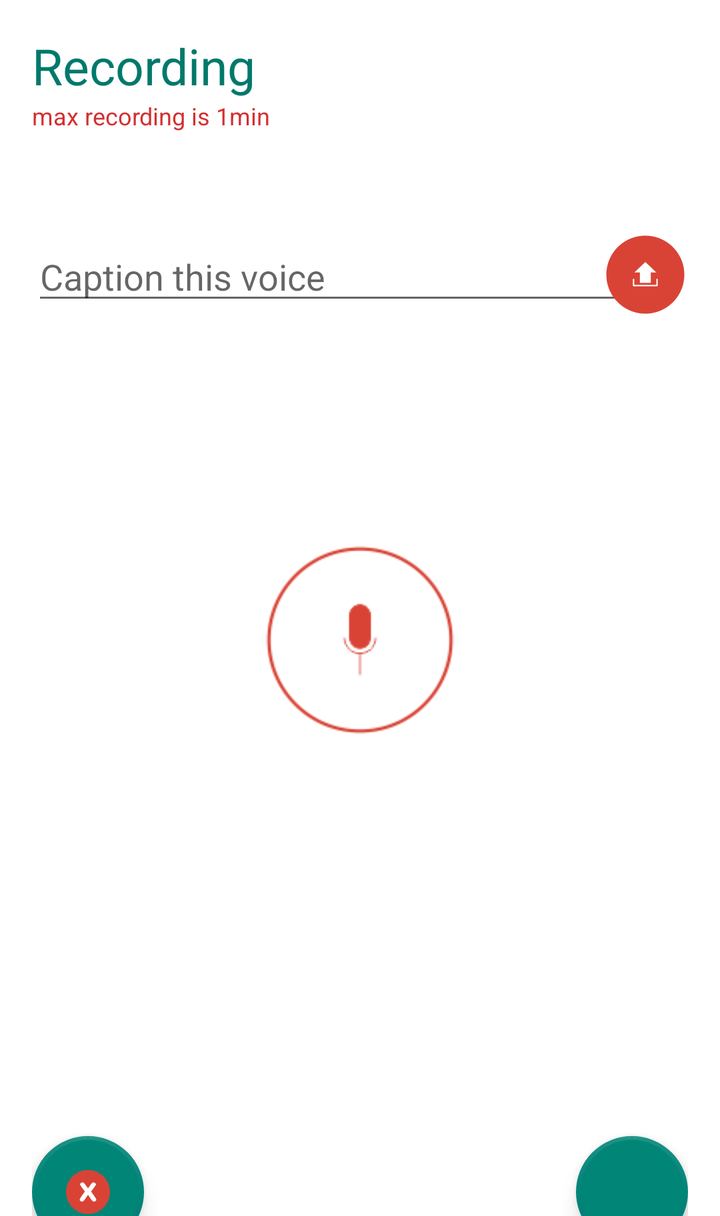
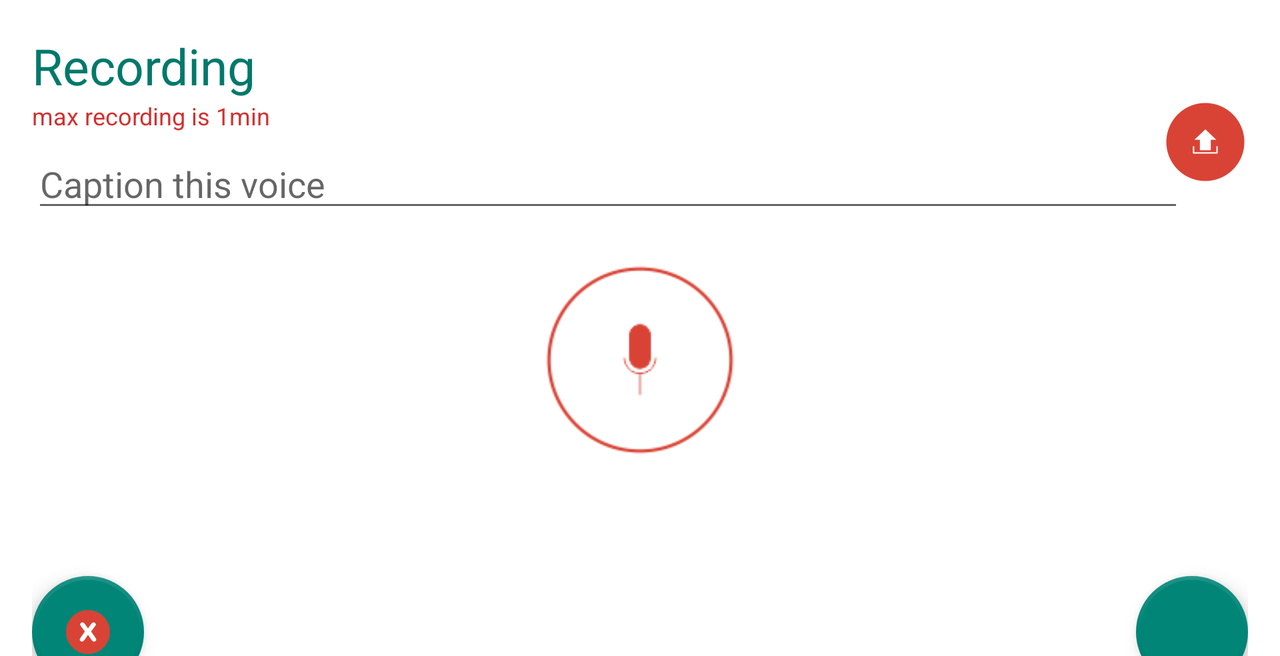

Compare how this app lays out the same screen by default and in its alternative resource folder. The renders come first, then the two layout files and the values they reference.
<!-- AndroidManifest.xml: activity theme Theme.AppCompat.Light.Dialog -->
<!-- res/layout/activity_recording.xml -->
<RelativeLayout xmlns:android="http://schemas.android.com/apk/res/android"
    xmlns:tools="http://schemas.android.com/tools"
    xmlns:app="http://schemas.android.com/apk/res-auto"
    android:layout_width="match_parent"
    android:layout_height="wrap_content"
    tools:context="net.beepinc.vip.activity.RecordingActivity"
    android:background="@android:color/transparent">

    <Button
        android:id="@+id/btn_speak"
        android:layout_width="100dp"
        android:layout_height="100dp"
        android:layout_centerVertical="true"
        android:layout_centerHorizontal="true"
        android:background="@drawable/btn_record"/>
    <EditText
        android:id="@+id/caption"
        android:layout_width="match_parent"
        android:layout_height="wrap_content"
        android:hint="Caption this voice"
        android:layout_marginRight="32dp"
        android:layout_below="@+id/btn_speak"/>

    <ImageView
        android:id="@+id/clip"
        android:layout_width="wrap_content"
        android:layout_height="wrap_content"
        android:src="@drawable/upload"
        android:layout_alignParentRight="true"
        android:layout_alignRight="@+id/caption"
        android:layout_below="@+id/btn_speak"/>

    <TextView
        android:id="@+id/display"
        android:layout_width="match_parent"
        android:layout_height="wrap_content"
        android:text="Recording"
        android:textSize="25sp"
        android:textColor="@color/primary_dark"/>
    <TextView
        android:id="@+id/display_msg"
        android:layout_width="match_parent"
        android:layout_height="wrap_content"
        android:text="max recording is 1min"
        android:textSize="12sp"
        android:textColor="#D32F2F"
        android:layout_below="@+id/display"/>



    <RelativeLayout
        android:layout_width="wrap_content"
        android:layout_height="wrap_content">

        <android.support.design.widget.FloatingActionButton
            android:id="@+id/fab"
            android:layout_width="wrap_content"
            android:layout_height="wrap_content"
            android:layout_alignParentBottom="true"
            android:layout_alignParentRight="true"
            android:src="@drawable/ok_icon"
            app:fabSize="normal"
            app:borderWidth="2dp"
            app:rippleColor="#00796b">
        </android.support.design.widget.FloatingActionButton>

        <android.support.design.widget.FloatingActionButton
            android:id="@+id/fab_cancel"
            android:layout_width="wrap_content"
            android:layout_height="wrap_content"
            android:layout_alignParentBottom="true"
            android:layout_alignParentLeft="true"
            android:src="@drawable/cancel_icon"
            app:fabSize="normal"
            app:borderWidth="2dp"
            app:rippleColor="#D32F2F">
        </android.support.design.widget.FloatingActionButton>

    </RelativeLayout>
</RelativeLayout>
<!-- resources referenced by this layout -->
<resources>
  <color name="primary_dark">#00796B</color>
  <!-- drawable btn_record (drawable) -->
  <?xml version="1.0" encoding="utf-8"?>
  <selector xmlns:android="http://schemas.android.com/apk/res/android">
  
      <item android:drawable="@drawable/mic1" android:state_pressed="false" android:state_selected="false"/>
      <item android:drawable="@drawable/mic2" android:state_pressed="true"/>
      
  
  </selector>
  <!-- drawable cancel_icon: png bitmap (drawable-hdpi, 5178 bytes) -->
  <!-- drawable upload: png bitmap (drawable-hdpi, 4765 bytes) -->
  <!-- drawable mic1: png bitmap (drawable, 17507 bytes) -->
  <!-- drawable mic2: png bitmap (drawable, 20105 bytes) -->
</resources>
<!-- res/layout-land/activity_recording.xml (the repository's variant of the layout above) -->
<!-- drawn on the phone turned sideways -->
<RelativeLayout xmlns:android="http://schemas.android.com/apk/res/android"
    xmlns:tools="http://schemas.android.com/tools"
    xmlns:app="http://schemas.android.com/apk/res-auto"
    android:layout_width="match_parent"
    android:layout_height="wrap_content"
    tools:context="net.beepinc.vip.activity.RecordingActivity"
    android:background="@android:color/transparent">

    <EditText
        android:id="@+id/caption"
        android:layout_width="match_parent"
        android:layout_height="wrap_content"
        android:hint="Caption this voice"
        android:layout_marginTop="20dp"
        android:layout_marginRight="32dp"
        android:layout_below="@+id/display"/>
    <ImageView
        android:id="@+id/clip"
        android:layout_width="wrap_content"
        android:layout_height="wrap_content"
        android:src="@drawable/upload"
        android:layout_alignRight="@+id/caption"
        android:layout_alignParentRight="true"
        android:layout_below="@+id/display"/>
    <Button
        android:id="@+id/btn_speak"
        android:layout_width="100dp"
        android:layout_height="100dp"
        android:layout_centerVertical="true"
        android:layout_centerHorizontal="true"
        android:background="@drawable/btn_record"/>


    <TextView
        android:id="@+id/display"
        android:layout_width="match_parent"
        android:layout_height="wrap_content"
        android:text="Recording"
        android:textSize="25sp"
        android:textColor="@color/primary_dark"/>
    <TextView
        android:id="@+id/display_msg"
        android:layout_width="match_parent"
        android:layout_height="wrap_content"
        android:text="max recording is 1min"
        android:textSize="12sp"
        android:textColor="#D32F2F"
        android:layout_below="@+id/display"/>



    <RelativeLayout
        android:layout_width="wrap_content"
        android:layout_height="wrap_content">

        <android.support.design.widget.FloatingActionButton
            android:id="@+id/fab"
            android:layout_width="wrap_content"
            android:layout_height="wrap_content"
            android:layout_alignParentBottom="true"
            android:layout_alignParentRight="true"
            android:src="@drawable/ok_icon"
            app:fabSize="normal"
            app:borderWidth="2dp"
            app:rippleColor="#00796b">
        </android.support.design.widget.FloatingActionButton>

        <android.support.design.widget.FloatingActionButton
            android:id="@+id/fab_cancel"
            android:layout_width="wrap_content"
            android:layout_height="wrap_content"
            android:layout_alignParentBottom="true"
            android:layout_alignParentLeft="true"
            android:src="@drawable/cancel_icon"
            app:fabSize="normal"
            app:borderWidth="2dp"
            app:rippleColor="#D32F2F">
        </android.support.design.widget.FloatingActionButton>

    </RelativeLayout>
</RelativeLayout>
